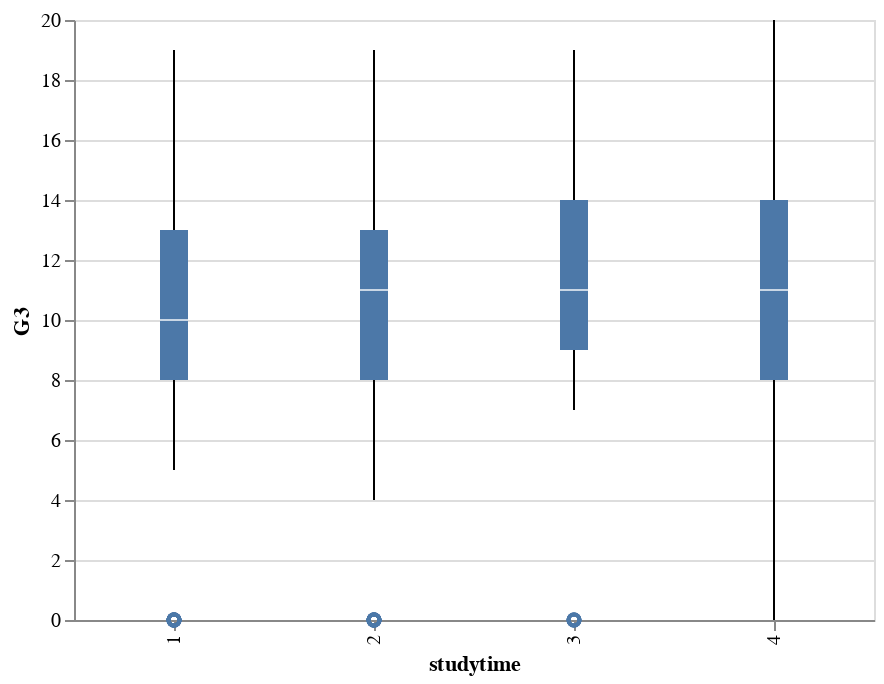

The notebook cell saved with this chart:
### Code cell
alt.Chart(mat_train).mark_boxplot().encode(
    x='studytime:N',
    y='G3:Q'
)

### Figure 1 — Vega-Lite specification as saved in the notebook (floating-point values rounded to 4 significant figures; data arrays with more than 128 entries replaced by an {"elided": "..."} marker saying what was removed)
{"$schema": "https://vega.github.io/schema/vega-lite/v3.4.0.json", "config": {"mark": {"tooltip": null}, "view": {"height": 300, "width": 400}}, "data": {"name": "data-96720bd2edd688f7d804131d2762243b"}, "datasets": {"data-96720bd2edd688f7d804131d2762243b": {"elided": "316 records"}}, "encoding": {"x": {"field": "studytime", "type": "nominal"}, "y": {"field": "G3", "type": "quantitative"}}, "mark": "boxplot"}
